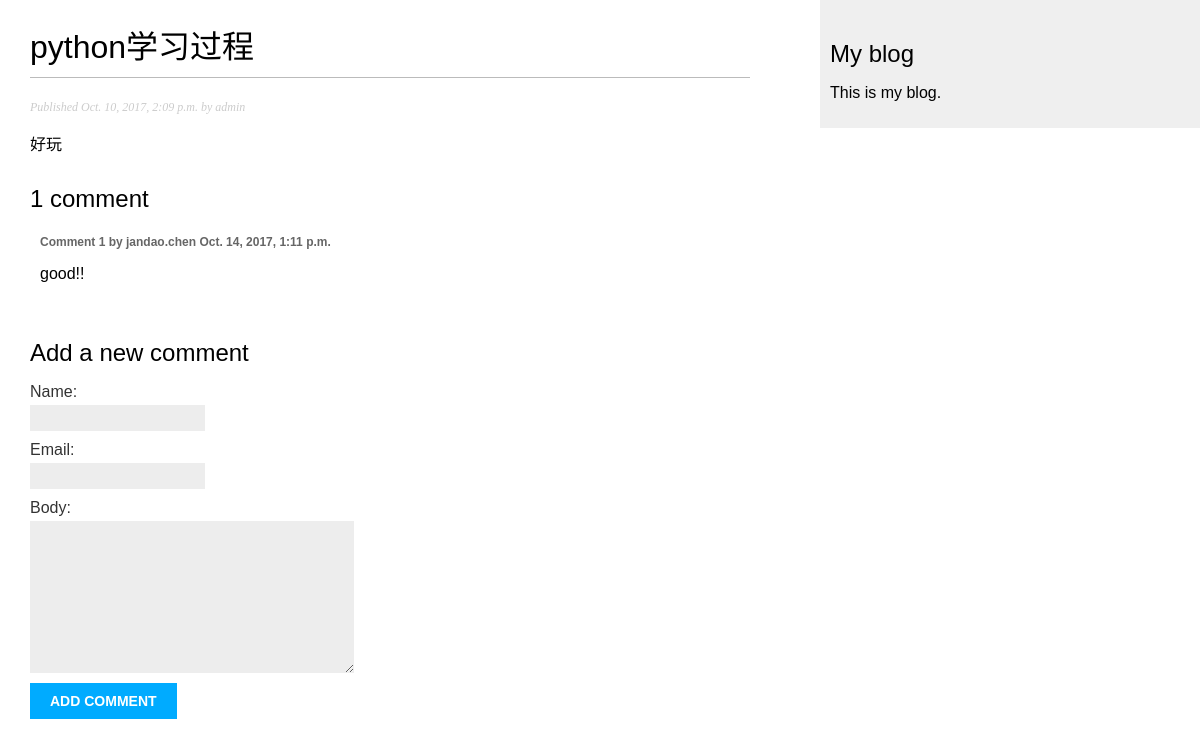
The page /blog/2017/10/10/python/ on the database its author committed.
### blog/models.py (models this page shows, shortened)
class Post(models.Model):
    STATUS_CHOICES = (
        ('draft', 'Draft'),
        ('published', 'Published')
    )
    title = models.CharField(max_length=250)
    slug = models.SlugField(max_length=250, unique_for_date='publish')
    author = models.ForeignKey(User, related_name='blog_posts')
    body = models.TextField()
    publish = models.DateTimeField(default=timezone.now)
    created = models.DateTimeField(auto_now_add=True)
    updated = models.DateTimeField(auto_now=True)
    status = models.CharField(max_length=10, choices=STATUS_CHOICES, default='draft')
    tags = TaggableManager()
    class Meta:
        ordering = ('-publish',)
    objects = models.Manager()
    published = PublishedManager()

class Comment(models.Model):
    post = models.ForeignKey(Post, related_name='comments')
    name = models.CharField(max_length=80)
    email = models.EmailField()
    body = models.TextField()
    created = models.DateTimeField(auto_now_add=True)
    updated = models.DateTimeField(auto_now=True)
    active = models.BooleanField(default=True)
    class Meta:
        ordering = ('created',)

### blog/views.py (the view)
def post_detail(request, year, month, day, post):
    post = get_object_or_404(Post, slug=post,
                                   status='published',
                                   publish__year=year,
                                   publish__month=month,
                                   publish__day=day)
    comments = post.comments.filter(active=True)
    if request.method == 'POST':
        comment_form = CommentForm(data=request.POST)
        if comment_form.is_valid():
            new_comment = comment_form.save(commit=False)
            new_comment.post = post
            new_comment.save()
    else:
        comment_form = CommentForm()
    return render(request, 'blog/post/detail.html',
                           {'post':post,
                            'comments':comments,
                            'comment_form':comment_form})

### blog/forms.py
class CommentForm(forms.ModelForm):
    class Meta:
        model = Comment
        fields = ('name', 'email', 'body')

### blog/templates/blog/post/detail.html (shortened to what this page needs)
{% extends "blog/base.html" %}
{% block content %}
<h1>{{ post.title }}</h1>
    <p class="date">
    Published {{ post.publish }} by {{ post.author }}
    </p>
{{ post.body|linebreaks }}
{% with comments.count as total_comments %}
    <h2>
        {{ total_comments  }} comment {{ total_comments|pluralize }}
    </h2>
{% endwith %}
{% for comment in comments %}
   <div class="comment">
    <p class="info">
       Comment {{ forloop.counter }} by {{ comment.name }}
       {{ comment.created }}
    </p>
    {{ comment.body|linebreaks }}
   </div>
{% empty %}
   <p>There are no comments yet.</p>
{% endfor %}
{% if new_comment %}
    <h2>Your comment has been added</h2>
{% else  %}
    <h2>Add a new comment</h2>
    <form action="." method="post">
       {{comment_form.as_p}}
       <p><input type="submit" value="Add comment"></p>
    </form>
{% endif  %}
{% endblock %}

### blog/static/css/blog.css (style rules this page uses)
body { margin:0; padding:0; font-family:helvetica, sans-serif; }
h1 { font-weight:normal; border-bottom:1px solid #bbb; padding:0 0 10px 0; }
h2 { font-weight:normal; margin:30px 0 0; }
p.date { color:#ccc; font-family: georgia, serif; font-size: 12px; font-style: italic; }
label { float:left; clear:both; color:#333; margin-bottom:4px; }
input, textarea { clear:both; float:left; margin:0 0 10px; background:#ededed; border:0; padding:6px 10px; font-size:12px; }
input[type=submit] { font-weight:bold; background:#00abff; color:#fff; padding:10px 20px; font-size:14px; text-transform:uppercase; }
.comment { padding:10px; }
.comment .info { font-weight:bold; font-size:12px; color:#666; }

### rows shown on the page
Post: title "python学习过程", publish "Oct. 10, 2017, 2:09 p.m.", author "admin", body "好玩"
Comment: name "jandao.chen", created "Oct. 14, 2017, 1:11 p.m.", body "good!!"

### other values the page prints
{{ total_comments }} "1"
